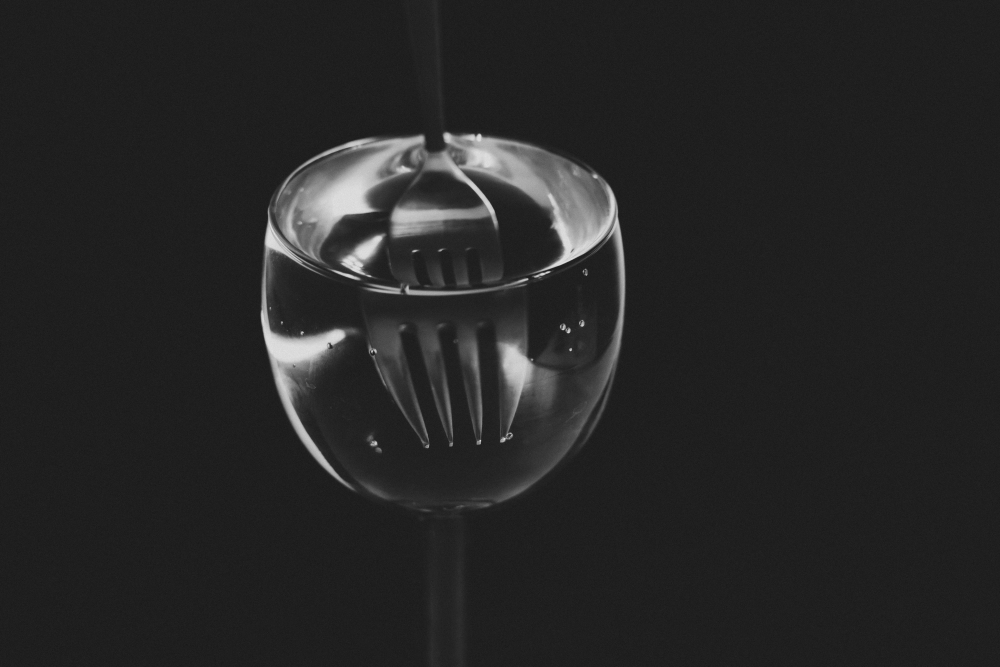
#> input picture OEP_8/image2.jpg, 3000 x 2000 px, given in place of image1.jpg, which was not available (shown at 1/3 size)
$ jupyter execute 1.ipynb
#> lines starting #> are read from the running program, lines starting #| are printed output that depends on the picture; pictures that were not available may be replaced by others from this repository, and a replacement may not be noted
[cell 1]
from pathlib import Path

folder = Path(r"D:\Sem_5\DSIP\Practical_Code\OEP_8")

print("Folder exists:", folder.exists())
print("Folder path:", folder)

for i in range(1, 6):
    file = folder / f"image{i}.jpg"
    print(f"image{i}.jpg ->", file.exists())

[cell 2]
import cv2

images = []

for i in range(1, 6):
    path = folder / f"image{i}.jpg"

    image = cv2.imread(
        str(path),
        cv2.IMREAD_GRAYSCALE
    )
#> image is the input picture: shape (2000, 3000); min 15, max 233, mean 38.3

    if image is None:
        raise ValueError(
            f"Could not load image{i}.jpg"
        )

    images.append(image)

print("Images loaded successfully!")
print("Total images:", len(images))

for i, image in enumerate(images, 1):
    print(
        f"Image {i}: "
        f"Size = {image.shape[1]} x {image.shape[0]}"
    )

[cell 3]
# ============================================================
# STEP 3 - RESIZE AND DISPLAY THE 5 ORIGINAL IMAGES
# ============================================================

import matplotlib.pyplot as plt
import cv2

# Maximum size for processing/display
MAX_SIZE = 1000

display_images = []

for image in images:

    height, width = image.shape

    # Resize only if image is too large
    if max(height, width) > MAX_SIZE:

        scale = MAX_SIZE / max(height, width)

        new_width = int(width * scale)
        new_height = int(height * scale)

        resized = cv2.resize(
            image,
            (new_width, new_height),
            interpolation=cv2.INTER_AREA
        )

    else:
        resized = image.copy()

    display_images.append(resized)


# Replace original images with resized versions
images = display_images


# Display images
plt.figure(figsize=(12, 8))

for i in range(5):

    plt.subplot(2, 3, i + 1)

    plt.imshow(
        images[i],
        cmap="gray",
        vmin=0,
        vmax=255
    )

    plt.title(f"Original Image {i + 1}")

    plt.axis("off")


plt.tight_layout()

plt.show()


print("5 images displayed successfully.")

for i, image in enumerate(images, 1):

    print(
        f"Image {i}: "
        f"{image.shape[1]} x {image.shape[0]}"
    )

[cell 4]
# ============================================================
# STEP 4 - HISTOGRAM EQUALIZATION
# ============================================================

equalized_images = []

for image in images:

    # Apply Histogram Equalization
    equalized = cv2.equalizeHist(image)

    equalized_images.append(equalized)
#> this loop made 5 passes
#> pass 1, `equalized = cv2.equalizeHist(image)`:
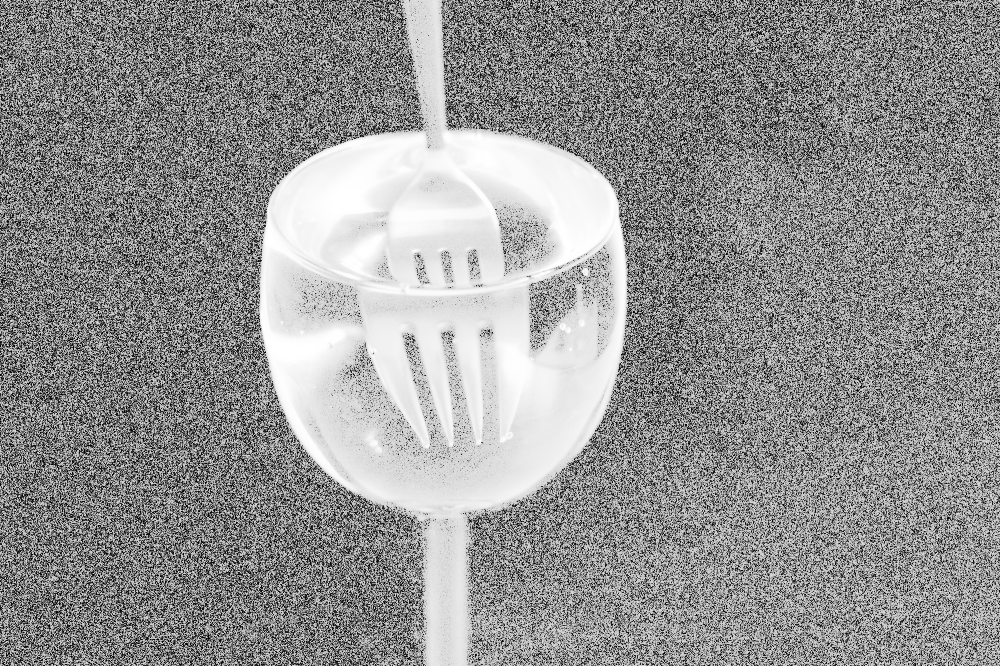
#> equalized: shape (666, 1000); min 0, max 255, mean 146.2


print("Histogram Equalization completed successfully.")
print("Total images processed:", len(equalized_images))

[cell 5]
# ============================================================
# STEP 5 - DISPLAY HISTOGRAM EQUALIZED IMAGES
# ============================================================

plt.figure(figsize=(12, 8))

for i in range(5):

    plt.subplot(2, 3, i + 1)

    plt.imshow(
        equalized_images[i],
        cmap="gray",
        vmin=0,
        vmax=255
    )

    plt.title(
        f"Equalized Image {i + 1}"
    )

    plt.axis("off")

plt.tight_layout()
plt.show()
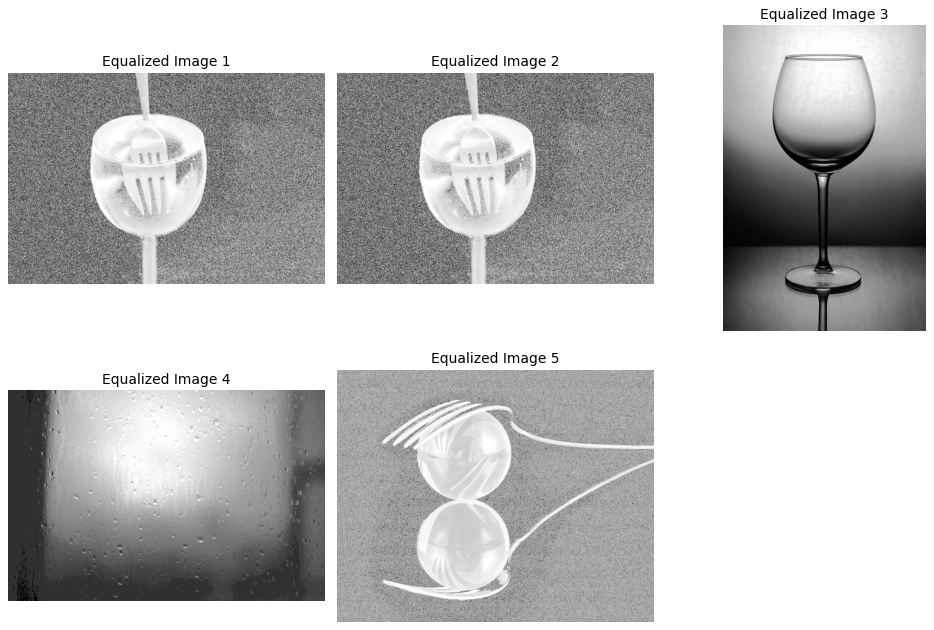
#> figure drawn by matplotlib, 5 panels

print("5 Histogram Equalized images displayed successfully.")

[cell 6]
# ============================================================
# STEP 6 - HISTOGRAM MATCHING
# ============================================================

import numpy as np
from skimage.exposure import match_histograms

# Use Image 1 as the reference image
reference_image = images[0]

matched_images = []

for image in images:

    matched = match_histograms(
        image,
        reference_image,
        channel_axis=None
    )

    # Convert safely to 8-bit grayscale
    matched = np.clip(
        matched,
        0,
        255
    ).astype(np.uint8)

    matched_images.append(matched)

print("Histogram Matching completed successfully.")
print("Total images processed:", len(matched_images))

[cell 7]
# ============================================================
# STEP 7 - DISPLAY HISTOGRAM MATCHING RESULTS
# ============================================================

import matplotlib.pyplot as plt

plt.figure(figsize=(12, 8))

for i in range(5):

    plt.subplot(2, 3, i + 1)

    plt.imshow(
        matched_images[i],
        cmap="gray",
        vmin=0,
        vmax=255
    )

    plt.title(
        f"Matched Image {i + 1}"
    )

    plt.axis("off")

plt.tight_layout()
plt.show()
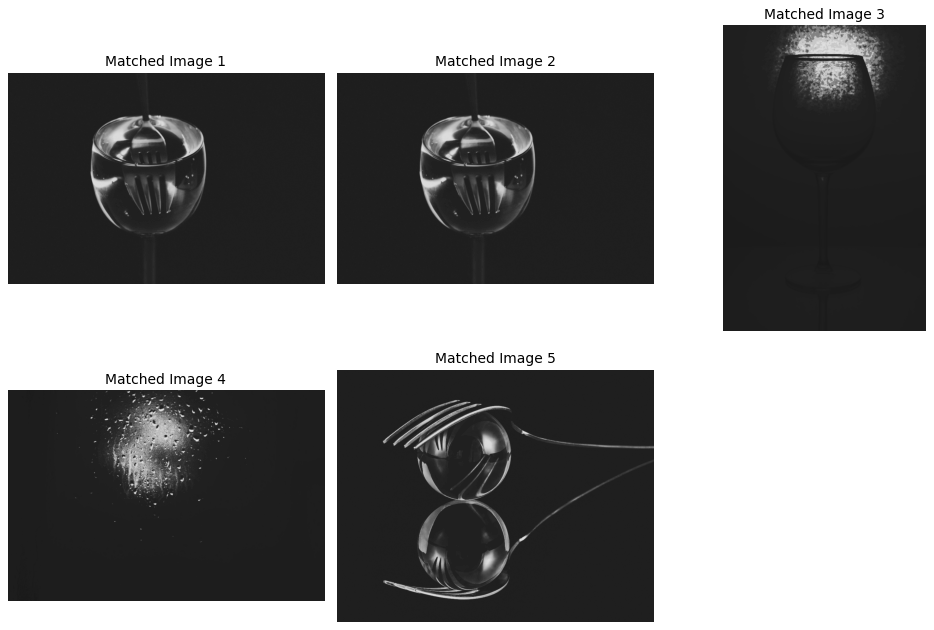
#> figure drawn by matplotlib, 5 panels

print("5 Histogram Matched images displayed successfully.")

[cell 8]
# ============================================================
# STEP 8 - HISTOGRAM COMPARISON
# ============================================================

import matplotlib.pyplot as plt

for i in range(5):

    plt.figure(figsize=(15, 4))

    # --------------------------------------------------------
    # Original Histogram
    # --------------------------------------------------------

    plt.subplot(1, 3, 1)

    plt.hist(
        images[i].ravel(),
        bins=256,
        range=(0, 256)
    )

    plt.title(
        f"Image {i + 1} - Original"
    )

    plt.xlabel("Gray Level")
    plt.ylabel("Frequency")


    # --------------------------------------------------------
    # Histogram Equalization
    # --------------------------------------------------------

    plt.subplot(1, 3, 2)

    plt.hist(
        equalized_images[i].ravel(),
        bins=256,
        range=(0, 256)
    )

    plt.title(
        f"Image {i + 1} - Equalized"
    )

    plt.xlabel("Gray Level")
    plt.ylabel("Frequency")


    # --------------------------------------------------------
    # Histogram Matching
    # --------------------------------------------------------

    plt.subplot(1, 3, 3)

    plt.hist(
        matched_images[i].ravel(),
        bins=256,
        range=(0, 256)
    )

    plt.title(
        f"Image {i + 1} - Matched"
    )

    plt.xlabel("Gray Level")
    plt.ylabel("Frequency")


    plt.tight_layout()
    plt.show()
#> this loop made 5 passes
#> pass 1, `plt.show()`:
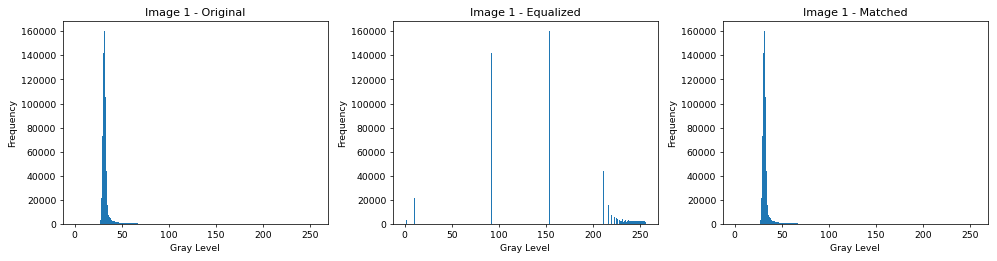
#> figure drawn by matplotlib, 3 panels; panel 1: tallest bar 160199 high, from x = 31 to 32; panel 2: tallest bar 160199 high, from x = 153 to 154; panel 3: tallest bar 160199 high, from x = 31 to 32


print("Histogram comparison completed successfully.")

[cell 9]
# ============================================================
# STEP 9 - FINAL VISUAL COMPARISON
# ============================================================

import matplotlib.pyplot as plt

for i in range(5):

    plt.figure(figsize=(15, 5))

    # --------------------------------------------------------
    # Original
    # --------------------------------------------------------

    plt.subplot(1, 3, 1)

    plt.imshow(
        images[i],
        cmap="gray",
        vmin=0,
        vmax=255
    )

    plt.title("Original / Degraded")
    plt.axis("off")


    # --------------------------------------------------------
    # Histogram Equalization
    # --------------------------------------------------------

    plt.subplot(1, 3, 2)

    plt.imshow(
        equalized_images[i],
        cmap="gray",
        vmin=0,
        vmax=255
    )

    plt.title("Histogram Equalization")
    plt.axis("off")


    # --------------------------------------------------------
    # Histogram Matching
    # --------------------------------------------------------

    plt.subplot(1, 3, 3)

    plt.imshow(
        matched_images[i],
        cmap="gray",
        vmin=0,
        vmax=255
    )

    plt.title("Histogram Matching")
    plt.axis("off")


    plt.suptitle(
        f"OPE 8 - Image {i + 1}",
        fontsize=16
    )

    plt.tight_layout()
    plt.show()


print("Final visual comparison completed successfully.")

[cell 10]
# ============================================================
# STEP 10 - NUMERICAL CONTRAST COMPARISON
# ============================================================

import numpy as np

for i in range(5):

    original = images[i]
    equalized = equalized_images[i]
    matched = matched_images[i]

    print("=" * 60)
    print(f"IMAGE {i + 1}")
    print("=" * 60)

    print("\nORIGINAL")
    print("Minimum intensity :", int(original.min()))
    print("Maximum intensity :", int(original.max()))
    print("Mean intensity    :", round(float(original.mean()), 2))
    print("Contrast (Std Dev):", round(float(original.std()), 2))

    print("\nHISTOGRAM EQUALIZATION")
    print("Minimum intensity :", int(equalized.min()))
    print("Maximum intensity :", int(equalized.max()))
    print("Mean intensity    :", round(float(equalized.mean()), 2))
    print("Contrast (Std Dev):", round(float(equalized.std()), 2))

    print("\nHISTOGRAM MATCHING")
    print("Minimum intensity :", int(matched.min()))
    print("Maximum intensity :", int(matched.max()))
    print("Mean intensity    :", round(float(matched.mean()), 2))
    print("Contrast (Std Dev):", round(float(matched.std()), 2))

    print()
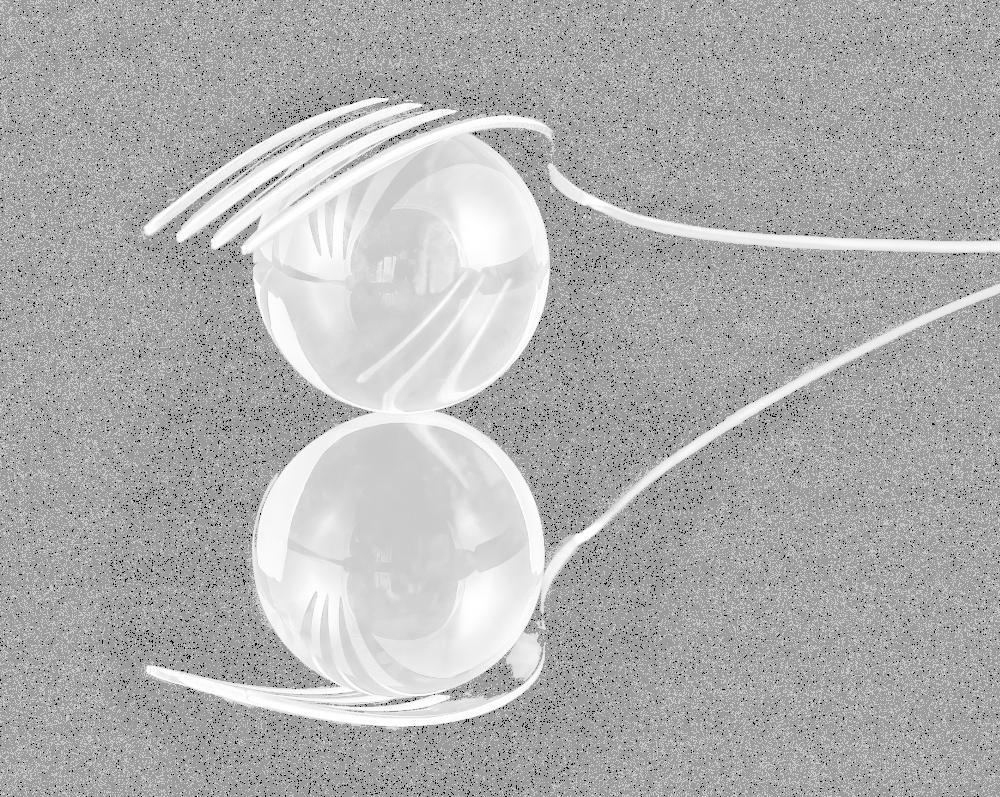
#> equalized: shape (797, 1000); min 0, max 255, mean 175.3
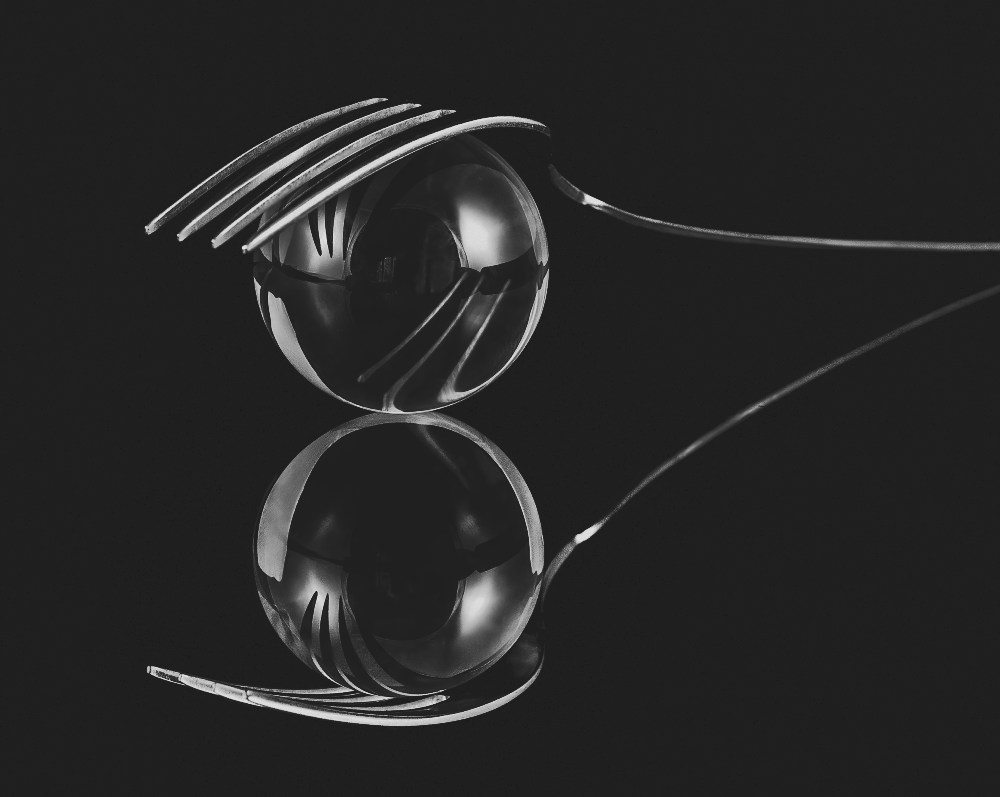
#> matched: shape (797, 1000); min 27, max 224, mean 38.6
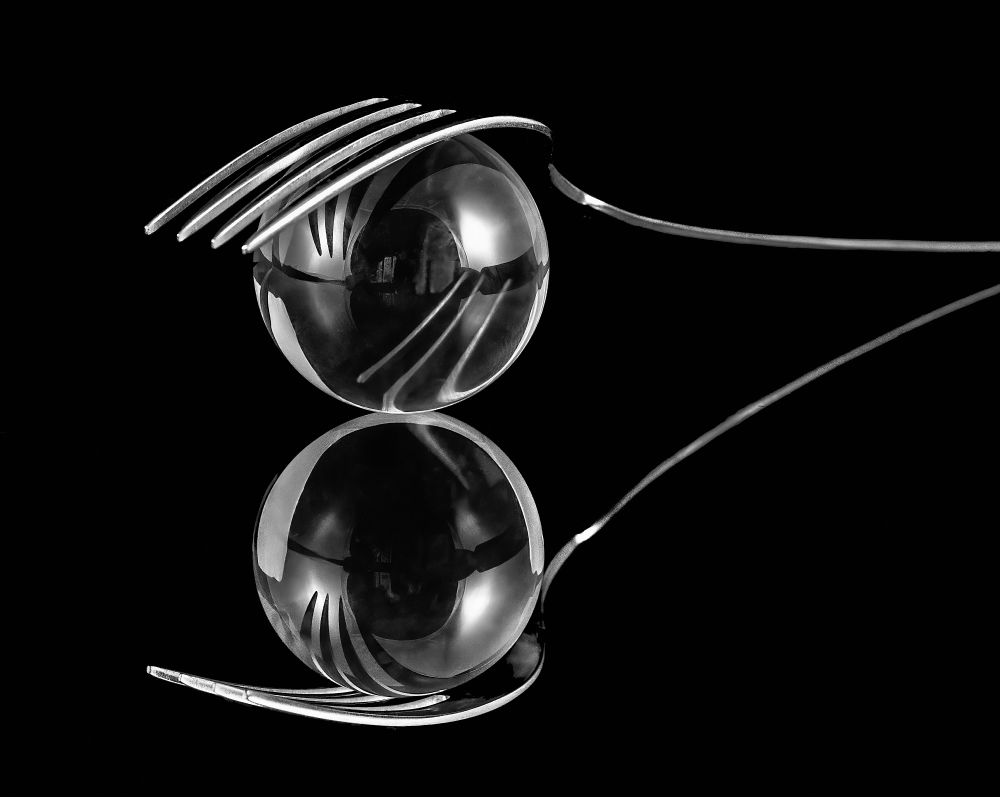
#> original: shape (797, 1000); min 0, max 254, mean 17.2

[cell 11]
# ============================================================
# STEP 11 - SAVE ALL OPE8 RESULTS
# ============================================================

from pathlib import Path
import cv2

# Create result folder
result_folder = folder / "OPE8_Results"

result_folder.mkdir(
    exist_ok=True
)

# Save original, equalized and matched images
for i in range(5):

    # Original
    cv2.imwrite(
        str(result_folder / f"Image_{i+1}_Original.png"),
        images[i]
    )

    # Histogram Equalization
    cv2.imwrite(
        str(result_folder / f"Image_{i+1}_Equalized.png"),
        equalized_images[i]
    )

    # Histogram Matching
    cv2.imwrite(
        str(result_folder / f"Image_{i+1}_Matched.png"),
        matched_images[i]
    )

print("All images saved successfully.")
print()
print("Results folder:")
print(result_folder)
